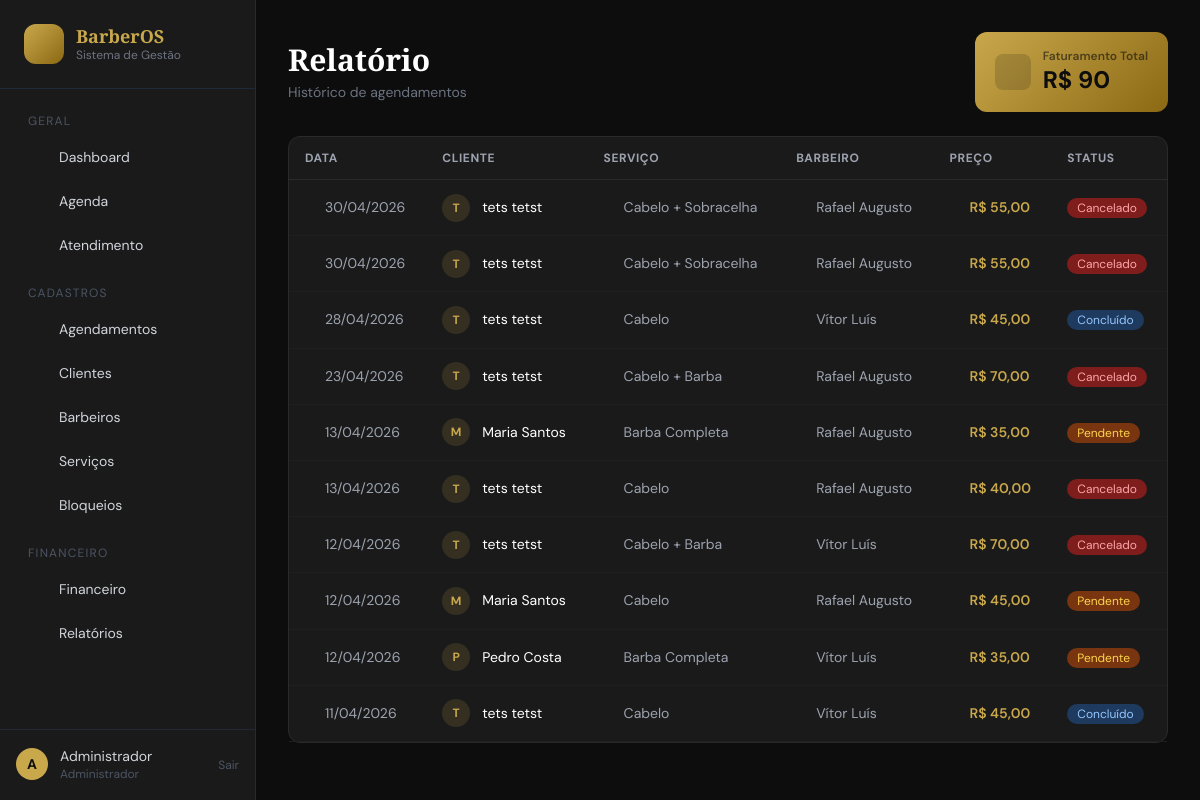
The app's page /financeiro/relatorio/ (signed in) with its own data.
### core/models.py (models this page shows, shortened)
class Usuario(AbstractUser):
    TIPO_CHOICES = [
        ('admin', 'Administrador'),
        ('cliente', 'Cliente'),
        ('barbeiro', 'Barbeiro'),
    ]
    tipo = models.CharField(max_length=10, choices=TIPO_CHOICES, default='cliente')
    telefone = models.CharField(max_length=20, blank=True)
    class Meta:
        verbose_name = 'Usuário'
        verbose_name_plural = 'Usuários'

class Barbeiro(models.Model):
    ESPECIALIDADE_CHOICES = [
        ('cabelo', 'Cabelo'),
        ('barba', 'Barba'),
        ('sobrancelha', 'Sobrancelha'),
    ]
    STATUS_CHOICES = [
        ('ativo', 'Ativo'),
        ('inativo', 'Inativo'),
    ]
    usuario = models.OneToOneField(Usuario, on_delete=models.CASCADE, related_name='barbeiro', null=True, blank=True)
    nome = models.CharField(max_length=100)
    telefone = models.CharField(max_length=20)
    especialidade = models.CharField(max_length=20, choices=ESPECIALIDADE_CHOICES)
    status = models.CharField(max_length=10, choices=STATUS_CHOICES, default='ativo')
    horario_inicio = models.TimeField(default='08:00')
    horario_fim = models.TimeField(default='18:00')
    foto = models.ImageField(upload_to='barbeiros/', blank=True, null=True)
    class Meta:
        verbose_name = 'Barbeiro'
        verbose_name_plural = 'Barbeiros'

### agendamento/models.py (models this page shows, shortened)
class Agendamento(models.Model):
    STATUS_CHOICES = [
        ('pendente', 'Pendente'),
        ('confirmado', 'Confirmado'),
        ('cancelado', 'Cancelado'),
        ('concluido', 'Concluído'),
    ]
    cliente = models.ForeignKey(Usuario, on_delete=models.CASCADE, related_name='agendamentos', limit_choices_to={'tipo': 'cliente'})
    servico = models.ForeignKey(Servico, on_delete=models.CASCADE)
    barbeiro = models.ForeignKey(Barbeiro, on_delete=models.CASCADE)
    data = models.DateField()
    horario = models.TimeField()
    preco = models.DecimalField(max_digits=8, decimal_places=2)
    status = models.CharField(max_length=15, choices=STATUS_CHOICES, default='pendente')
    observacao = models.TextField(blank=True)
    criado_em = models.DateTimeField(auto_now_add=True)
    atualizado_em = models.DateTimeField(auto_now=True)
    class Meta:
        verbose_name = 'Agendamento'
        verbose_name_plural = 'Agendamentos'
        ordering = ['data', 'horario']

### servicos/models.py (models this page shows, shortened)
class Servico(models.Model):
    TIPO_CHOICES = [
        ('cabelo', 'Cabelo'),
        ('barba', 'Barba'),
        ('sobrancelha', 'Sobrancelha'),
    ]
    STATUS_CHOICES = [
        ('ativo', 'Ativo'),
        ('inativo', 'Inativo'),
    ]
    nome = models.CharField(max_length=100)
    tipo = models.CharField(max_length=20, choices=TIPO_CHOICES)
    preco = models.DecimalField(max_digits=8, decimal_places=2)
    duracao = models.PositiveIntegerField(help_text='Duração em minutos')
    descricao = models.TextField(blank=True)
    status = models.CharField(max_length=10, choices=STATUS_CHOICES, default='ativo')
    class Meta:
        verbose_name = 'Serviço'
        verbose_name_plural = 'Serviços'

### financeiro/views.py (the view)
# urls.py: path('relatorio/', views.relatorio, name='relatorio'),
@somente_admin
def relatorio(request):
    agendamentos = Agendamento.objects.select_related('cliente', 'servico', 'barbeiro').order_by('-data')
    total_faturamento = agendamentos.filter(status='concluido').aggregate(total=Sum('preco'))['total'] or 0
    return render(request, 'financeiro/relatorio.html', {
        'agendamentos': agendamentos,
        'total_faturamento': total_faturamento,
    })

### templates/financeiro/relatorio.html (shortened to what this page needs)
{% extends 'base.html' %}
{% block content %}
<div class="flex items-center justify-between mb-6">
  <div>
    <h2 class="font-display text-3xl font-bold text-white">Relatório</h2>
    <p class="text-gray-500 text-sm mt-1">Histórico de agendamentos</p>
  </div>
  <div class="card-gold px-5 py-4 rounded-xl">
    <div class="flex items-center gap-3">
      <div class="w-9 h-9 rounded-lg flex items-center justify-center" style="background:rgba(0,0,0,0.15)">
        <i data-lucide="trending-up" class="w-4 h-4" style="color:#0D0D0D;opacity:0.7"></i>
      </div>
      <div>
        <p class="text-xs font-semibold" style="color:#0D0D0D;opacity:0.6">Faturamento Total</p>
        <p class="text-2xl font-bold" style="color:#0D0D0D">R$ {{ total_faturamento }}</p>
      </div>
    </div>
  </div>
</div>
<div class="card">
  <table>
    <thead>
      <tr>
        <th>Data</th>
        <th>Cliente</th>
        <th>Serviço</th>
        <th>Barbeiro</th>
        <th>Preço</th>
        <th>Status</th>
      </tr>
    </thead>
    <tbody>
      {% for ag in agendamentos %}
      <tr>
        <td>
          <div class="flex items-center gap-1.5 text-gray-400">
            <i data-lucide="calendar" class="w-3.5 h-3.5" style="color:#C9A84C;opacity:0.6"></i>
            {{ ag.data|date:"d/m/Y" }}
          </div>
        </td>
        <td>
          <div class="flex items-center gap-3">
            <div class="w-7 h-7 rounded-full flex items-center justify-center text-xs font-bold flex-shrink-0"
                 style="background:rgba(201,168,76,0.15);color:#C9A84C">
              {{ ag.cliente.first_name|default:ag.cliente.username|first|upper }}
            </div>
            <span class="text-white">{{ ag.cliente.get_full_name|default:ag.cliente.username }}</span>
          </div>
        </td>
        <td>
          <div class="flex items-center gap-1.5 text-gray-400">
            <i data-lucide="sparkles" class="w-3.5 h-3.5" style="color:#C9A84C;opacity:0.6"></i>
            {{ ag.servico.nome }}
          </div>
        </td>
        <td>
          <div class="flex items-center gap-1.5 text-gray-400">
            <i data-lucide="scissors" class="w-3.5 h-3.5" style="color:#C9A84C;opacity:0.6"></i>
            {{ ag.barbeiro.nome }}
          </div>
        </td>
        <td>
          <div class="flex items-center gap-1.5 font-semibold" style="color:#C9A84C">
            <i data-lucide="tag" class="w-3.5 h-3.5" style="opacity:0.6"></i>
            R$ {{ ag.preco }}
          </div>
        </td>
        <td><span class="badge-{{ ag.status }}">{{ ag.get_status_display }}</span></td>
      </tr>
      {% endfor %}
    </tbody>
  </table>
</div>
{% endblock %}

### templates/base.html (shortened to what this page needs)
<!DOCTYPE html>
<html lang="pt-BR">
<head>
  <script src="https://cdn.tailwindcss.com"></script>
</head>
<body class="min-h-screen flex">
  <aside class="sidebar w-64 min-h-screen flex flex-col fixed left-0 top-0 z-30">
    <div class="p-6 border-b border-gray-800">
      <div class="flex items-center gap-3">
        <div class="w-10 h-10 rounded-xl flex items-center justify-center" style="background:linear-gradient(135deg,#C9A84C,#8B6914)">
          <i data-lucide="scissors" class="w-5 h-5" style="color:#0D0D0D"></i>
          </div>
          <div>
          <h1 class="font-display font-bold text-lg leading-tight" style="color:#C9A84C">BarberOS</h1>
          <p class="text-xs text-gray-500">Sistema de Gestão</p>
        </div>
      </div>
    </div>
    <nav class="sidebar-nav p-4 space-y-1" style="flex:1; max-height: calc(100vh - 160px);">
      {% if request.user.tipo == 'cliente' %}
        <p class="text-xs text-gray-600 uppercase tracking-widest px-3 pt-2 pb-1">Minha Área</p>
        <a href="{% url 'cliente_portal' %}" class="nav-link flex items-center gap-3 px-3 py-2.5 rounded-lg text-sm text-gray-300">
          <i data-lucide="home" class="w-4 h-4" style="color:#C9A84C"></i> Início
        </a>
        <a href="{% url 'cliente_perfil' %}" class="nav-link flex items-center gap-3 px-3 py-2.5 rounded-lg text-sm text-gray-300">
          <i data-lucide="user-circle" class="w-4 h-4" style="color:#C9A84C"></i> Meu Perfil
        </a>
        <a href="{% url 'cliente_agendar' %}" class="nav-link flex items-center gap-3 px-3 py-2.5 rounded-lg text-sm text-gray-300">
          <i data-lucide="calendar-plus" class="w-4 h-4" style="color:#C9A84C"></i> Fazer Agendamento
        </a>
        <a href="{% url 'cliente_horarios' %}" class="nav-link flex items-center gap-3 px-3 py-2.5 rounded-lg text-sm text-gray-300">
          <i data-lucide="clock" class="w-4 h-4" style="color:#C9A84C"></i> Horários Disponíveis
        </a>
        <a href="{% url 'cliente_historico' %}" class="nav-link flex items-center gap-3 px-3 py-2.5 rounded-lg text-sm text-gray-300">
          <i data-lucide="scroll-text" class="w-4 h-4" style="color:#C9A84C"></i> Meu Histórico
        </a>
      {% else %}
        <p class="text-xs text-gray-600 uppercase tracking-widest px-3 pt-2 pb-1">Geral</p>
        <a href="{% url 'dashboard' %}" class="nav-link flex items-center gap-3 px-3 py-2.5 rounded-lg text-sm text-gray-300 {% if request.resolver_match.url_name == 'dashboard' %}active{% endif %}">
          <i data-lucide="layout-dashboard" class="w-4 h-4" style="color:#C9A84C"></i> Dashboard
        </a>
        <a href="{% url 'agenda' %}" class="nav-link flex items-center gap-3 px-3 py-2.5 rounded-lg text-sm text-gray-300">
          <i data-lucide="calendar-days" class="w-4 h-4" style="color:#C9A84C"></i> Agenda
        </a>
        <a href="{% url 'atendimento_list' %}" class="nav-link flex items-center gap-3 px-3 py-2.5 rounded-lg text-sm text-gray-300">
          <i data-lucide="zap" class="w-4 h-4" style="color:#C9A84C"></i> Atendimento
        </a>
        <p class="text-xs text-gray-600 uppercase tracking-widest px-3 pt-4 pb-1">Cadastros</p>
        <a href="{% url 'agendamento_list' %}" class="nav-link flex items-center gap-3 px-3 py-2.5 rounded-lg text-sm text-gray-300">
          <i data-lucide="clipboard-list" class="w-4 h-4" style="color:#C9A84C"></i> Agendamentos
        </a>
        <a href="{% url 'cliente_list' %}" class="nav-link flex items-center gap-3 px-3 py-2.5 rounded-lg text-sm text-gray-300">
          <i data-lucide="users" class="w-4 h-4" style="color:#C9A84C"></i> Clientes
        </a>
        <a href="{% url 'barbeiro_list' %}" class="nav-link flex items-center gap-3 px-3 py-2.5 rounded-lg text-sm text-gray-300">
          <i data-lucide="scissors" class="w-4 h-4" style="color:#C9A84C"></i> Barbeiros
        </a>
        <a href="{% url 'servico_list' %}" class="nav-link flex items-center gap-3 px-3 py-2.5 rounded-lg text-sm text-gray-300">
          <i data-lucide="sparkles" class="w-4 h-4" style="color:#C9A84C"></i> Serviços
        </a>
        <a href="{% url 'horario_bloqueado_list' %}" class="nav-link flex items-center gap-3 px-3 py-2.5 rounded-lg text-sm text-gray-300">
          <i data-lucide="ban" class="w-4 h-4" style="color:#C9A84C"></i> Bloqueios
        </a>
        <p class="text-xs text-gray-600 uppercase tracking-widest px-3 pt-4 pb-1">Financeiro</p>
        <a href="{% url 'financeiro_dashboard' %}" class="nav-link flex items-center gap-3 px-3 py-2.5 rounded-lg text-sm text-gray-300">
          <i data-lucide="wallet" class="w-4 h-4" style="color:#C9A84C"></i> Financeiro
        </a>
        <a href="{% url 'relatorio' %}" class="nav-link flex items-center gap-3 px-3 py-2.5 rounded-lg text-sm text-gray-300">
          <i data-lucide="bar-chart-2" class="w-4 h-4" style="color:#C9A84C"></i> Relatórios
        </a>
      {% endif %}
    </nav>
    <div class="p-4 border-t border-gray-800">
      <div class="flex items-center gap-3">
        <div class="w-8 h-8 rounded-full flex items-center justify-center text-sm font-bold" style="background:#C9A84C;color:#0D0D0D">
          {{ request.user.first_name|default:request.user.username|first|upper }}
        </div>
        <div class="flex-1 min-w-0">
          <p class="text-sm text-gray-300 truncate">{{ request.user.get_full_name|default:request.user.username }}</p>
          <p class="text-xs text-gray-600">{{ request.user.get_tipo_display|default:"Admin" }}</p>
        </div>
        <form method="post" action="{% url 'logout' %}">
          <button type="submit" class="text-gray-600 hover:text-gray-400 text-xs bg-transparent border-0 cursor-pointer p-0">Sair</button>
        </form>
      </div>
    </div>
  </aside>
  <main class="flex-1 ml-64 min-h-screen">
    <div class="p-8">
      {% block content %}{% endblock %}
    </div>
  </main>
</body>
</html>

### templates/base.html (style rules this page uses)
* { font-family: 'DM Sans', sans-serif; }
.font-display { font-family: 'Playfair Display', serif; }
:root { --gold: #C9A84C; --gold-light: #E8C97A; --dark: #0D0D0D; --dark-2: #1A1A1A; --dark-3: #252525; }
body { background-color: var(--dark); color: #E8E8E8; }
.sidebar { background: var(--dark-2); border-right: 1px solid #2a2a2a; }
.nav-link { transition: all 0.2s; }
.nav-link { border-left: 3px solid transparent; }
.card { background: var(--dark-2); border: 1px solid #2a2a2a; border-radius: 12px; }
.card-gold { background: linear-gradient(135deg, #C9A84C 0%, #8B6914 100%); }
.badge-pendente { background: #78350f; color: #fcd34d; padding: 2px 10px; border-radius: 999px; font-size: 0.75rem; }
.badge-cancelado { background: #7f1d1d; color: #fca5a5; padding: 2px 10px; border-radius: 999px; font-size: 0.75rem; }
.badge-concluido { background: #1e3a5f; color: #93c5fd; padding: 2px 10px; border-radius: 999px; font-size: 0.75rem; }
table { width: 100%; border-collapse: collapse; }
th { color: #9ca3af; font-size: 0.75rem; text-transform: uppercase; letter-spacing: 0.05em; padding: 0.75rem 1rem; text-align: left; border-bottom: 1px solid #2a2a2a; }
td { padding: 0.85rem 1rem; border-bottom: 1px solid #1f1f1f; font-size: 0.875rem; }
.sidebar-nav { overflow-y: auto; scrollbar-width: thin; scrollbar-color: #C9A84C #1A1A1A; }
:root { --gold: #C9A84C; --gold-dark: #8B6914; --dark: #0D0D0D; --dark-2: #1A1A1A; --dark-3: #252525; --white: #FFFFFF; --gray: #9CA3AF; }

### records on screen
Usuario: user.first_name|first "A", user.get_full_name "Administrador", user.tipo "Administrador"
Agendamento: data "30/04/2026", cliente.first_name|first "T", cliente.get_full_name "tets tetst", servico.nome "Cabelo + Sobracelha", barbeiro.nome "Rafael Augusto", preco "55,00", status "Cancelado"
Agendamento: data "30/04/2026", cliente.first_name|first "T", cliente.get_full_name "tets tetst", servico.nome "Cabelo + Sobracelha", barbeiro.nome "Rafael Augusto", preco "55,00", status "Cancelado"
Agendamento: data "28/04/2026", cliente.first_name|first "T", cliente.get_full_name "tets tetst", servico.nome "Cabelo", barbeiro.nome "Vítor Luís", preco "45,00", status "Concluído"
Agendamento: data "23/04/2026", cliente.first_name|first "T", cliente.get_full_name "tets tetst", servico.nome "Cabelo + Barba", barbeiro.nome "Rafael Augusto", preco "70,00", status "Cancelado"
Agendamento: data "13/04/2026", cliente.first_name|first "M", cliente.get_full_name "Maria Santos", servico.nome "Barba Completa", barbeiro.nome "Rafael Augusto", preco "35,00", status "Pendente"
Agendamento: data "13/04/2026", cliente.first_name|first "T", cliente.get_full_name "tets tetst", servico.nome "Cabelo", barbeiro.nome "Rafael Augusto", preco "40,00", status "Cancelado"
Agendamento: data "12/04/2026", cliente.first_name|first "T", cliente.get_full_name "tets tetst", servico.nome "Cabelo + Barba", barbeiro.nome "Vítor Luís", preco "70,00", status "Cancelado"
Agendamento: data "12/04/2026", cliente.first_name|first "M", cliente.get_full_name "Maria Santos", servico.nome "Cabelo", barbeiro.nome "Rafael Augusto", preco "45,00", status "Pendente"
Agendamento: data "12/04/2026", cliente.first_name|first "P", cliente.get_full_name "Pedro Costa", servico.nome "Barba Completa", barbeiro.nome "Vítor Luís", preco "35,00", status "Pendente"
Agendamento: data "11/04/2026", cliente.first_name|first "T", cliente.get_full_name "tets tetst", servico.nome "Cabelo", barbeiro.nome "Vítor Luís", preco "45,00", status "Concluído"

### other values on screen
{{ total_faturamento }} "90"
